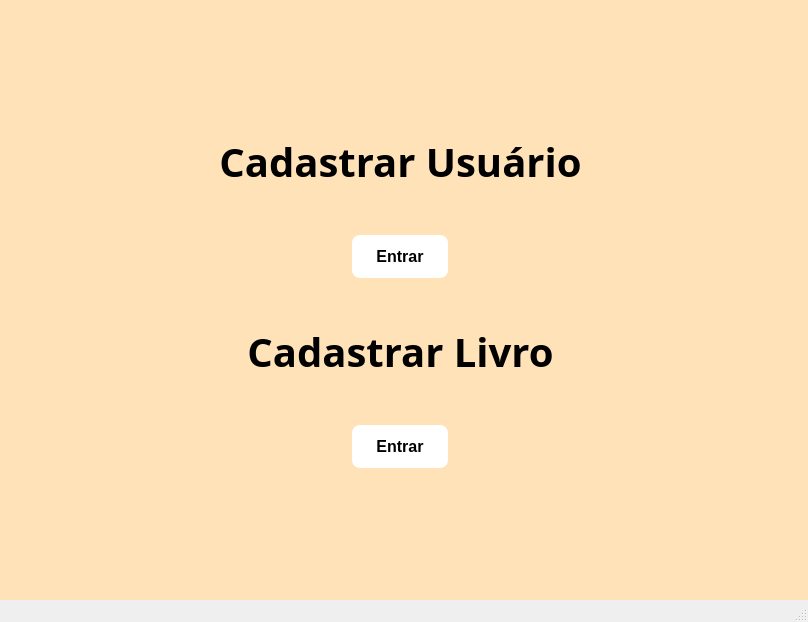
<?xml version="1.0" encoding="UTF-8"?>
<ui version="4.0">
 <class>MainWindow</class>
 <widget class="QMainWindow" name="MainWindow">
  <property name="geometry">
   <rect>
    <x>0</x>
    <y>0</y>
    <width>808</width>
    <height>622</height>
   </rect>
  </property>
  <property name="windowTitle">
   <string>MainWindow</string>
  </property>
  <widget class="QWidget" name="centralwidget">
   <property name="styleSheet">
    <string notr="true">background-color: rgb(255, 226, 183);</string>
   </property>
   <widget class="QWidget" name="horizontalLayoutWidget">
    <property name="geometry">
     <rect>
      <x>0</x>
      <y>0</y>
      <width>801</width>
      <height>601</height>
     </rect>
    </property>
    <layout class="QHBoxLayout" name="horizontalLayout">
     <item>
      <spacer name="horizontalSpacer">
       <property name="orientation">
        <enum>Qt::Horizontal</enum>
       </property>
       <property name="sizeHint" stdset="0">
        <size>
         <width>40</width>
         <height>20</height>
        </size>
       </property>
      </spacer>
     </item>
     <item>
      <layout class="QVBoxLayout" name="verticalLayout">
       <item>
        <spacer name="verticalSpacer">
         <property name="orientation">
          <enum>Qt::Vertical</enum>
         </property>
         <property name="sizeType">
          <enum>QSizePolicy::Expanding</enum>
         </property>
         <property name="sizeHint" stdset="0">
          <size>
           <width>20</width>
           <height>40</height>
          </size>
         </property>
        </spacer>
       </item>
       <item>
        <widget class="QLabel" name="label">
         <property name="maximumSize">
          <size>
           <width>16777215</width>
           <height>16777215</height>
          </size>
         </property>
         <property name="font">
          <font>
           <family>Bonello,regular</family>
           <pointsize>30</pointsize>
           <weight>75</weight>
           <bold>true</bold>
          </font>
         </property>
         <property name="cursor">
          <cursorShape>ArrowCursor</cursorShape>
         </property>
         <property name="styleSheet">
          <string notr="true">  font-family: 'Bonello', regular;
  font-weight: bold;
  letter-spacing: .2rem;</string>
         </property>
         <property name="text">
          <string>Cadastrar Usuário</string>
         </property>
         <property name="alignment">
          <set>Qt::AlignCenter</set>
         </property>
        </widget>
       </item>
       <item>
        <spacer name="verticalSpacer_5">
         <property name="orientation">
          <enum>Qt::Vertical</enum>
         </property>
         <property name="sizeType">
          <enum>QSizePolicy::Fixed</enum>
         </property>
         <property name="sizeHint" stdset="0">
          <size>
           <width>20</width>
           <height>40</height>
          </size>
         </property>
        </spacer>
       </item>
       <item alignment="Qt::AlignHCenter|Qt::AlignVCenter">
        <widget class="QPushButton" name="button2">
         <property name="styleSheet">
          <string notr="true">  background:white;
letter-spacing: .2rem;
  color: black; /* Texto branco */
  font-family: 'Betty', regular;
  font-size: 16px;
  font-weight: bold;
  padding: 12px 24px; /* Tamanho do botão */
  border: none; /* Remove bordas padrão */

  border-radius: 8px; /* Bordas arredondadas */
  cursor: pointer; /* Cursor de ponteiro ao passar o mouse */
  box-shadow: 0 4px 6px rgba(0, 0, 0, 0.1); /* Sombra suave */
  transition: all 0.3s ease-in-out; /* Animação suave */</string>
         </property>
         <property name="text">
          <string>Entrar</string>
         </property>
        </widget>
       </item>
       <item>
        <spacer name="verticalSpacer_3">
         <property name="orientation">
          <enum>Qt::Vertical</enum>
         </property>
         <property name="sizeType">
          <enum>QSizePolicy::Fixed</enum>
         </property>
         <property name="sizeHint" stdset="0">
          <size>
           <width>20</width>
           <height>40</height>
          </size>
         </property>
        </spacer>
       </item>
       <item>
        <widget class="QLabel" name="label_2">
         <property name="font">
          <font>
           <family>Bonello,regular</family>
           <pointsize>30</pointsize>
           <weight>75</weight>
           <bold>true</bold>
          </font>
         </property>
         <property name="styleSheet">
          <string notr="true">  font-family: 'Bonello', regular;
  font-weight: bold;
  letter-spacing: .2rem;</string>
         </property>
         <property name="text">
          <string>Cadastrar Livro</string>
         </property>
         <property name="alignment">
          <set>Qt::AlignCenter</set>
         </property>
        </widget>
       </item>
       <item>
        <spacer name="verticalSpacer_4">
         <property name="orientation">
          <enum>Qt::Vertical</enum>
         </property>
         <property name="sizeType">
          <enum>QSizePolicy::Fixed</enum>
         </property>
         <property name="sizeHint" stdset="0">
          <size>
           <width>20</width>
           <height>40</height>
          </size>
         </property>
        </spacer>
       </item>
       <item alignment="Qt::AlignHCenter">
        <widget class="QPushButton" name="button">
         <property name="styleSheet">
          <string notr="true">  background:white;
letter-spacing: .2rem;
  color: black; /* Texto branco */
  font-family: 'Betty', regular;
  font-size: 16px;
  font-weight: bold;
  padding: 12px 24px; /* Tamanho do botão */
  border: none; /* Remove bordas padrão */

  border-radius: 8px; /* Bordas arredondadas */
  cursor: pointer; /* Cursor de ponteiro ao passar o mouse */
  box-shadow: 0 4px 6px rgba(0, 0, 0, 0.1); /* Sombra suave */
  transition: all 0.3s ease-in-out; /* Animação suave */</string>
         </property>
         <property name="text">
          <string>Entrar</string>
         </property>
        </widget>
       </item>
       <item>
        <spacer name="verticalSpacer_2">
         <property name="orientation">
          <enum>Qt::Vertical</enum>
         </property>
         <property name="sizeHint" stdset="0">
          <size>
           <width>20</width>
           <height>40</height>
          </size>
         </property>
        </spacer>
       </item>
      </layout>
     </item>
     <item>
      <spacer name="horizontalSpacer_2">
       <property name="orientation">
        <enum>Qt::Horizontal</enum>
       </property>
       <property name="sizeHint" stdset="0">
        <size>
         <width>40</width>
         <height>20</height>
        </size>
       </property>
      </spacer>
     </item>
    </layout>
   </widget>
  </widget>
  <widget class="QStatusBar" name="statusbar"/>
 </widget>
 <resources/>
 <connections/>
</ui>
